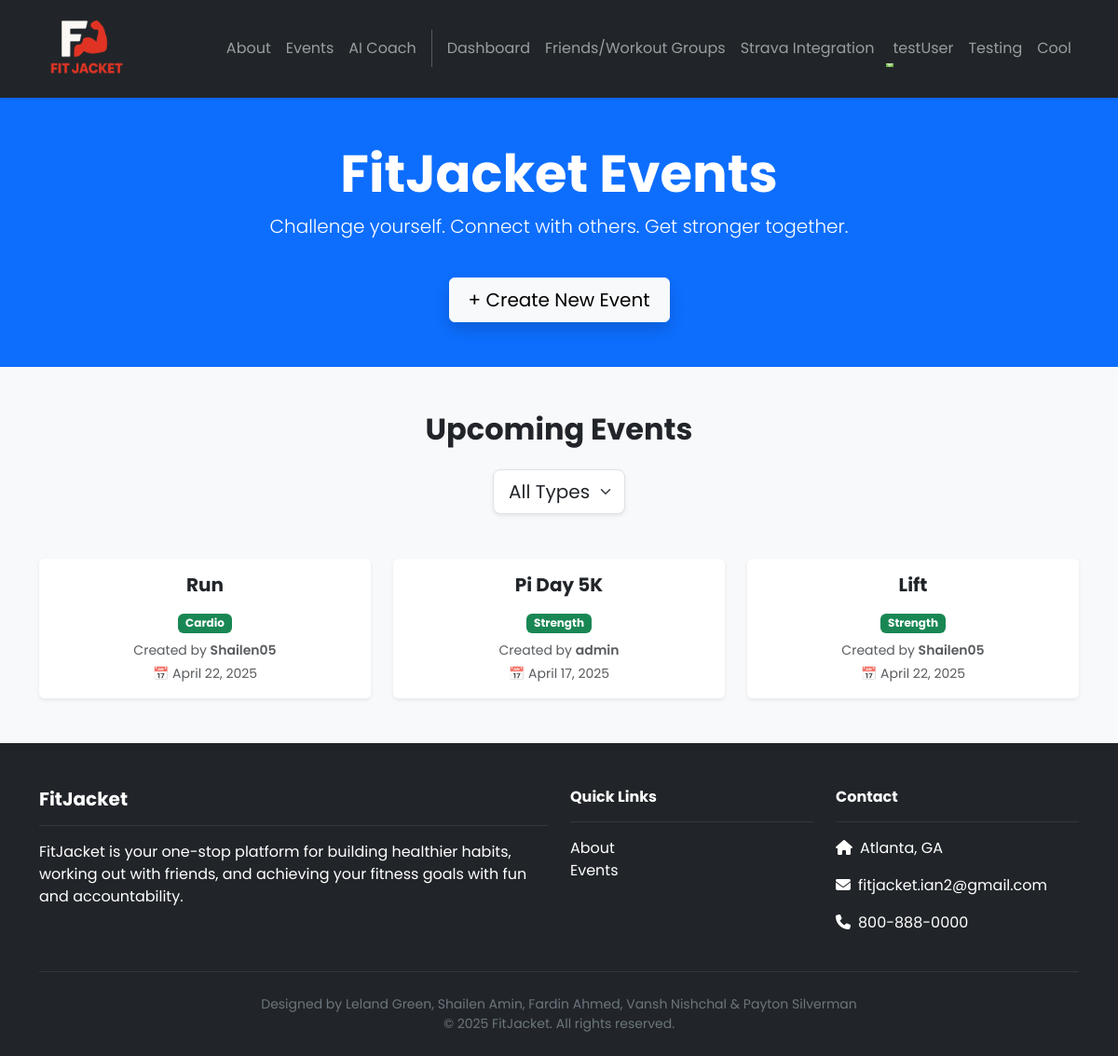
Screenshot of /events/events/ (signed in) with the database file from the repository.
### friends/models.py (models this page shows)
class WorkoutGroup(models.Model):
    name = models.CharField(max_length=255)
    created_by = models.ForeignKey(User, on_delete=models.CASCADE, related_name='created_groups')
    created_at = models.DateTimeField(auto_now_add=True)

### events/models.py (models this page shows, shortened)
class Event(models.Model):
    WORKOUT_TYPES = [
        ('strength', 'Strength'),
        ('cardio',   'Cardio'),
        ('yoga',     'Yoga'),
    ]
    name          = models.CharField(max_length=255)
    workout_type  = models.CharField(max_length=20, choices=WORKOUT_TYPES)
    description   = models.TextField(blank=True)
    event_date    = models.DateField(null=True, blank=True)
    created_by    = models.ForeignKey(User, on_delete=models.CASCADE, related_name='created_events')
    created_at    = models.DateTimeField(auto_now_add=True)

### events/views.py (the view)
# urls.py: path('events/', views.about, name='events.about'),
def about(request):
    events = Event.objects.order_by('event_date')# ✅ Sorted upcoming events
    if request.user.is_authenticated:
        for event in events:
            event.is_joined = Participation.objects.filter(user=request.user, event=event).exists()
    return render(request, 'events/events.html', {'events': events})

### accounts/context_processors.py (called while the page is built)
def admin_group(request):
    if request.user.is_authenticated:
        is_admin = request.user.groups.filter(name='admin').exists()
    else:
        is_admin = False
    return {'is_admin': is_admin}

### friends/context_processors.py (called while the page is built)
def user_groups(request):
    if request.user.is_authenticated:
        groups = WorkoutGroup.objects.filter(groupmember__user=request.user)
    else:
        groups = []
    return {'user_groups': groups}

### events/templates/events/events.html (shortened to what this page needs)
{% extends 'base.html' %}
{% block content %}
{% load static %}
<section class="py-5 bg-primary text-white text-center position-relative overflow-hidden masthead-hero">
  <div class="container">
    <h1 class="fw-bold display-4 animate__animated animate__fadeInDown">FitJacket Events</h1>
    <p class="lead animate__animated animate__fadeInUp animate__delay-1s">Challenge yourself. Connect with others. Get stronger together.</p>
    {% if user.is_authenticated %}
    <a href="{% url 'events.create' %}" class="btn btn-light btn-lg mt-4 shadow animate__animated animate__fadeInUp animate__delay-2s">
      + Create New Event
    </a>
    {% endif %}
  </div>
</section>
<section class="py-5" style="background-color: #f8f9fa;">
  <div class="container">
    <h2 class="text-center mb-4 fw-bold animate__animated animate__fadeInDown">Upcoming Events</h2>
    <div class="text-center mb-5">
      <select id="filterDropdown" class="form-select form-select-lg w-auto mx-auto shadow-sm">
        <option value="all" selected>All Types</option>
      </select>
    </div>
    {% if events %}
      <div class="row g-4" id="eventsGrid">
        {% for event in events %}
          <div class="col-md-6 col-lg-4 event-card" data-type="{{ event.get_workout_type_display }}">
            <div class="card h-100 shadow-sm hover-lift animate__animated animate__fadeInUp animate__delay-{{ forloop.counter0|add:"1" }}s"
                 {% if user.is_authenticated %}
                 data-bs-toggle="modal" data-bs-target="#eventModal{{ event.id }}" style="cursor:pointer;">
                 {% else %}
                 style="cursor:not-allowed; opacity: 0.6;" title="Sign in to view event details"
                 {% endif %}
              <div class="card-body d-flex flex-column justify-content-center text-center">
                <h5 class="card-title fw-bold mb-3">
                  {{ event.name }}
                </h5>
                <p class="mb-2">
                  <span class="badge bg-success">{{ event.get_workout_type_display }}</span>
                </p>
                <p class="small text-muted mb-1">Created by <span class="fw-semibold">{{ event.created_by.username }}</span></p>
                <p class="small text-muted mb-0">📅 {{ event.created_at|date:"F j, Y" }}</p>
              </div>
            </div>
          </div>
        {% endfor %}
      </div>
    {% else %}
      <div class="text-center">
        <p class="text-muted">No events available yet. <a href="{% url 'events.create' %}" class="text-primary text-decoration-none fw-bold">Create one now!</a></p>
      </div>
    {% endif %}
  </div>
</section>
<link rel="stylesheet" href="https://cdnjs.cloudflare.com/ajax/libs/animate.css/4.1.1/animate.min.css"/>
{% endblock %}

### FitJacket/templates/base.html (shortened to what this page needs)
<!DOCTYPE html>
<html>
  {% load static %}
  <head>
    <link href="https://cdn.jsdelivr.net/npm/bootstrap@5.3.3/dist/css/bootstrap.min.css" rel="stylesheet">
    <link rel="stylesheet" href="https://cdnjs.cloudflare.com/ajax/libs/font-awesome/6.1.1/css/all.min.css">
    <link rel="stylesheet" type="text/css" href="{% static 'css/style.css' %}">
  </head>
  <body>
    <nav class="navbar navbar-dark bg-dark navbar-expand-lg sticky-top shadow-sm py-2m">
      <div class="container">
        <a class="navbar-brand" href="{% url 'home.index' %}">
          <img src="{% static 'img/fitjacketlogo.png' %}" style="height:100px; width:auto;" alt="logo" />
        </a>
        <div class="collapse navbar-collapse" id="navbarNavAltMarkup">
          <div class="navbar-nav ms-auto navbar-ml">
            <a class="nav-link {% if request.path == '/about/' %}active{% endif %}" href="{% url 'home.about' %}" aria-current="{% if request.path == '/about/' %}page{% endif %}">About</a>
            <a class="nav-link {% if request.path == '/events/' %}active{% endif %}" href="{% url 'events.about' %}" aria-current="{% if request.path == '/events/' %}page{% endif %}">Events</a>
            <a class="nav-link" href="{% url 'ai_coach:home' %}">AI Coach</a>
            {% if user.is_authenticated %}
              <a class="nav-link {% if request.path == '/dashboard/' %}active{% endif %}" href="{% url 'Dashboard' %}" aria-current="{% if request.path == '/dashboard/' %}page{% endif %}">Dashboard</a>
              <a class="nav-link" href="{% url 'friends:userList' %}">Friends/Workout Groups</a>
              <a class="nav-link" href="{% url 'strava.import' %}">Strava Integration</a>
              <li class="nav-item dropdown">
                <a class="nav-link dropdown-toggle" href="#" role="button" data-bs-toggle="dropdown">
                   {{ user.username }}
                </a>
              </li>
            {% else %}
              <a class="nav-link" href="{% url 'accounts.login' %}">Login</a>
              <a class="nav-link" href="{% url 'accounts.signup' %}">Sign Up</a>
              <a class="nav-link" href="{% url 'accounts.resetPassword' %}">Reset Password</a>
            {% endif %}
            {% if user_groups %}
              {% for group in user_groups %}
                <a class="nav-link" href="{% url 'friends:groupDetail' group.id %}">{{ group.name }}</a>
              {% endfor %}
            {% endif %}
          </div>
        </div>
      </div>
    </nav>
    <div class="main-content" style="height: 80vh;">
      {% block content %}
      {% endblock content %}
    </div>
    <footer class="bg-dark text-white pt-5 pb-4 mt-auto">
      <div class="container">
        <div class="row g-4">
          <div class="col-md-6">
            <h5 class="fw-bold">FitJacket</h5>
            <hr class="border-secondary">
            <p>FitJacket is your one-stop platform for building healthier habits, working out with friends, and achieving your fitness goals with fun and accountability.</p>
          </div>
          <div class="col-md-3">
            <h6 class="fw-bold">Quick Links</h6>
            <hr class="border-secondary">
            <ul class="list-unstyled">
              <li><a href="{% url 'home.about' %}" class="text-white text-decoration-none">About</a></li>
              <li><a href="{% url 'events.about' %}" class="text-white text-decoration-none">Events</a></li>
            </ul>
          </div>
          <div class="col-md-3">
            <h6 class="fw-bold">Contact</h6>
            <hr class="border-secondary">
            <p><i class="fas fa-home me-2"></i>Atlanta, GA</p>
            <p><i class="fas fa-envelope me-2"></i>fitjacket.ian2@gmail.com</p>
            <p><i class="fas fa-phone me-2"></i>800-888-0000</p>
          </div>
        </div>
        <hr class="border-secondary my-4">
        <div class="text-center small" style="color: #6c757d;">
          Designed by Leland Green, Shailen Amin, Fardin Ahmed, Vansh Nishchal & Payton Silverman<br>
          © 2025 FitJacket. All rights reserved.
        </div>
      </div>
    </footer>
  </body>
</html>

### FitJacket/static/css/style.css (style rules this page uses)
body { font-family: 'Poppins', sans-serif; background-color: #f8f9fa; min-height: 100vh; display: flex; flex-direction: column; }
.main-content { flex: 1; }
.navbar { box-shadow: 0 2px 4px rgba(0,0,0,0.1); min-height: 60px; align-items: center; }
nav.navbar { padding-top: 0.15rem; padding-bottom: 0.15rem; }
.navbar-brand { position: relative; overflow: visible; padding-top: 0; padding-bottom: 0; }
.navbar-brand img { height: 100px !important; width: auto !important; transition: transform 0.2s; }
.nav-link { position: relative; transition: color 0.3s; }
.nav-link:after { content: ''; position: absolute; width: 0; height: 2px; bottom: 0; left: 0; background-color: #6ab43e; transition: width 0.3s; }
.card { transition: transform 0.2s, box-shadow 0.2s; border: none; box-shadow: 0 2px 15px rgba(0,0,0,0.1); }
.btn { padding: 8px 20px; border-radius: 6px; transition: all 0.3s; }

### events/templates/events/events.html (style rules this page uses)
.hover-lift { transition: transform 0.3s ease, box-shadow 0.3s ease, background-color 0.3s ease; }
.masthead-hero { background-size: 105%; animation: slowZoom 20s infinite alternate ease-in-out; }

### rows the page displays
WorkoutGroup: name "Testing"
WorkoutGroup: name "Cool"
Event: name "Run", workout_type "Cardio", created_by.username "Shailen05", created_at "April 22, 2025"
Event: name "Pi Day 5K", workout_type "Strength", created_by.username "admin", created_at "April 17, 2025"
Event: name "Lift", workout_type "Strength", created_by.username "Shailen05", created_at "April 22, 2025"

### other values shown
{{ user.username }} "testUser"
